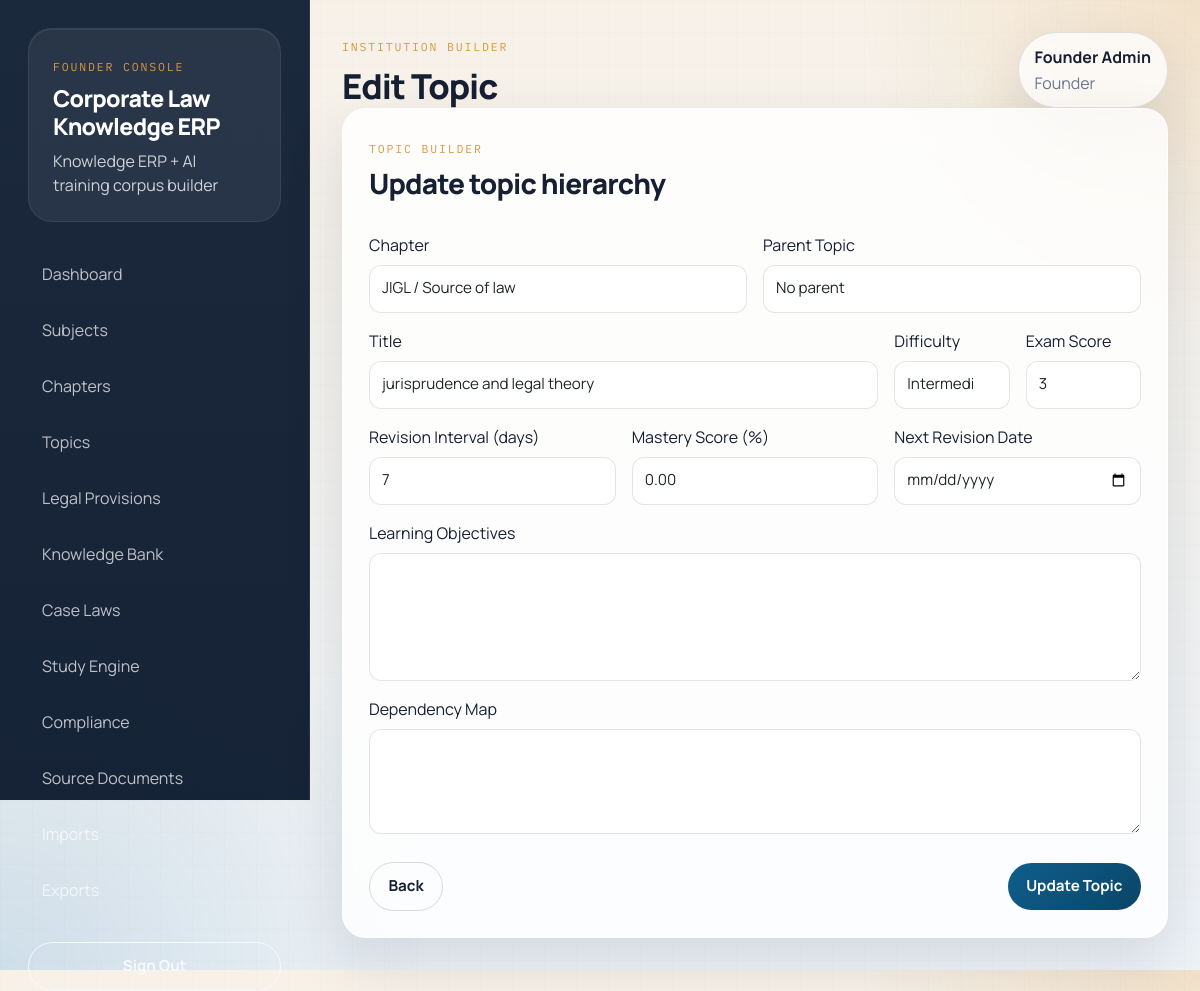
The page /topics/edit/2 (signed in) on the database its author committed.
### tables this page shows
CREATE TABLE `topics` (
  `id` int(10) UNSIGNED NOT NULL,
  `chapter_id` int(10) UNSIGNED NOT NULL,
  `parent_id` int(10) UNSIGNED DEFAULT NULL,
  `title` varchar(190) NOT NULL,
  `slug` varchar(190) NOT NULL,
  `learning_objectives` text DEFAULT NULL,
  `difficulty` varchar(40) NOT NULL DEFAULT 'Intermediate',
  `revision_interval_days` int(11) NOT NULL DEFAULT 7,
  `mastery_score` decimal(5,2) NOT NULL DEFAULT 0.00,
  `exam_relevance` tinyint(4) NOT NULL DEFAULT 3,
  `next_revision_at` date DEFAULT NULL,
  `dependency_map` text DEFAULT NULL,
  `created_at` datetime NOT NULL,
  `updated_at` datetime NOT NULL
);

### app/Core/Controller.php (called while the page is built, shortened)
<?php
abstract class Controller
{
    protected function render(string $view, array $data = []): void
    {
        $viewFile = dirname(__DIR__) . '/Views/' . $view . '.php';
        extract($data, EXTR_SKIP);
        require $viewFile;
        require dirname(__DIR__) . '/Views/layouts/main.php';
    }
}

### app/Controllers/TopicController.php (called while the page is built, shortened)
<?php
final class TopicController extends Controller
{
    public function edit(int $id): void
    {
        $model = new TopicModel();
        $topic = $model->find($id);
        $this->render('topics/form', [
            'title' => 'Edit Topic',
            'topic' => $topic,
            'chapters' => (new ChapterModel())->options(),
            'parents' => array_filter($model->options(), static fn (array $parent): bool => (int) $parent['id'] !== $id),
        ]);
    }
}

### index.php (called while the page is built, shortened)
<?php
$app = require __DIR__ . '/app/bootstrap.php';
$app->run();

### app/bootstrap.php (called while the page is built, shortened)
<?php
spl_autoload_register(static function (string $class): void {
    $prefix = 'App\\';
    $relativePath = str_replace('\\', '/', substr($class, strlen($prefix)));
    $file = __DIR__ . '/' . $relativePath . '.php';
});
require __DIR__ . '/Support/helpers.php';
$config = require __DIR__ . '/Config/config.php';
$app = new App($config);
$app->get('/', [DashboardController::class, 'index']);
$app->get('/dashboard', [DashboardController::class, 'index']);
$app->get('/login', [AuthController::class, 'login'], false);
$app->post('/login', [AuthController::class, 'authenticate'], false);
$app->post('/logout', [AuthController::class, 'logout']);
$app->get('/subjects', [SubjectController::class, 'index']);
$app->get('/subjects/create', [SubjectController::class, 'create']);
$app->post('/subjects/store', [SubjectController::class, 'store']);
$app->get('/subjects/edit/{id}', [SubjectController::class, 'edit']);
$app->post('/subjects/update/{id}', [SubjectController::class, 'update']);
$app->post('/subjects/delete/{id}', [SubjectController::class, 'delete']);
$app->get('/chapters', [ChapterController::class, 'index']);
$app->get('/chapters/create', [ChapterController::class, 'create']);
$app->post('/chapters/store', [ChapterController::class, 'store']);
$app->get('/chapters/edit/{id}', [ChapterController::class, 'edit']);
$app->post('/chapters/update/{id}', [ChapterController::class, 'update']);
$app->post('/chapters/delete/{id}', [ChapterController::class, 'delete']);
$app->get('/topics', [TopicController::class, 'index']);
$app->get('/topics/create', [TopicController::class, 'create']);
$app->post('/topics/store', [TopicController::class, 'store']);
$app->get('/topics/edit/{id}', [TopicController::class, 'edit']);
$app->post('/topics/update/{id}', [TopicController::class, 'update']);
$app->post('/topics/delete/{id}', [TopicController::class, 'delete']);
$app->get('/legal-provisions', [LegalProvisionController::class, 'index']);
$app->get('/legal-provisions/create', [LegalProvisionController::class, 'create']);
$app->post('/legal-provisions/store', [LegalProvisionController::class, 'store']);
$app->get('/legal-provisions/edit/{id}', [LegalProvisionController::class, 'edit']);
$app->post('/legal-provisions/update/{id}', [LegalProvisionController::class, 'update']);
$app->post('/legal-provisions/delete/{id}', [LegalProvisionController::class, 'delete']);
$app->get('/knowledge', [KnowledgeController::class, 'index']);
$app->get('/knowledge/create', [KnowledgeController::class, 'create']);
$app->post('/knowledge/store', [KnowledgeController::class, 'store']);
$app->get('/knowledge/edit/{id}', [KnowledgeController::class, 'edit']);
$app->post('/knowledge/update/{id}', [KnowledgeController::class, 'update']);
$app->post('/knowledge/delete/{id}', [KnowledgeController::class, 'delete']);
$app->get('/case-laws', [CaseLawController::class, 'index']);
$app->get('/case-laws/create', [CaseLawController::class, 'create']);
$app->post('/case-laws/store', [CaseLawController::class, 'store']);
$app->get('/case-laws/edit/{id}', [CaseLawController::class, 'edit']);
$app->post('/case-laws/update/{id}', [CaseLawController::class, 'update']);
$app->post('/case-laws/delete/{id}', [CaseLawController::class, 'delete']);
$app->get('/study-items', [StudyItemController::class, 'index']);
$app->get('/study-items/create', [StudyItemController::class, 'create']);
$app->post('/study-items/store', [StudyItemController::class, 'store']);
$app->get('/study-items/edit/{id}', [StudyItemController::class, 'edit']);
$app->post('/study-items/update/{id}', [StudyItemController::class, 'update']);
$app->post('/study-items/delete/{id}', [StudyItemController::class, 'delete']);
$app->get('/compliance', [ComplianceController::class, 'index']);
$app->get('/compliance/create', [ComplianceController::class, 'create']);
$app->post('/compliance/store', [ComplianceController::class, 'store']);
$app->get('/compliance/edit/{id}', [ComplianceController::class, 'edit']);
$app->post('/compliance/update/{id}', [ComplianceController::class, 'update']);
$app->post('/compliance/delete/{id}', [ComplianceController::class, 'delete']);
$app->get('/source-documents', [SourceDocumentController::class, 'index']);
$app->get('/source-documents/create', [SourceDocumentController::class, 'create']);
$app->post('/source-documents/store', [SourceDocumentController::class, 'store']);
$app->get('/source-documents/edit/{id}', [SourceDocumentController::class, 'edit']);
$app->post('/source-documents/update/{id}', [SourceDocumentController::class, 'update']);
$app->post('/source-documents/delete/{id}', [SourceDocumentController::class, 'delete']);
$app->get('/imports', [ImportController::class, 'index']);
$app->post('/imports/upload', [ImportController::class, 'upload']);
$app->get('/imports/bulk-chapters-topics', [BulkChaptersTopicsController::class, 'index']);
$app->post('/imports/bulk-chapters-topics', [BulkChaptersTopicsController::class, 'handle']);
$app->get('/exports', [ExportController::class, 'index']);
$app->get('/exports/download', [ExportController::class, 'download']);
return $app;

### app/Core/Database.php (called while the page is built, shortened)
<?php
final class Database
{
    private static ?self $instance = null;
    private PDO $pdo;
    private function __construct(array $config)
    {
        $dsn = sprintf(
            'mysql:host=%s;port=%s;dbname=%s;charset=%s',
            $config['host'],
            $config['port'],
            $config['database'],
            $config['charset']
        );
        $this->pdo = new PDO($dsn, $config['username'], $config['password'], [
            PDO::ATTR_ERRMODE => PDO::ERRMODE_EXCEPTION,
            PDO::ATTR_DEFAULT_FETCH_MODE => PDO::FETCH_ASSOC,
        ]);
    }
    public static function init(array $config): self
    {
        if (! self::$instance) {
            self::$instance = new self($config);
        }
        return self::$instance;
    }
    public static function instance(): self
    {
        return self::$instance;
    }
    public function select(string $sql, array $params = []): array
    {
        $statement = $this->pdo->prepare($sql);
        $statement->execute($params);
        return $statement->fetchAll();
    }
    public function selectOne(string $sql, array $params = []): ?array
    {
        $statement = $this->pdo->prepare($sql);
        $statement->execute($params);
        $result = $statement->fetch();
        return $result ?: null;
    }
}

### app/Core/Model.php (called while the page is built, shortened)
<?php
abstract class Model
{
    protected Database $db;
    protected string $table;
    protected string $primaryKey = 'id';
    public function __construct()
    {
        $this->db = Database::instance();
    }
    public function find(int $id): ?array
    {
        return $this->db->selectOne(
            "SELECT * FROM {$this->table} WHERE {$this->primaryKey} = :id LIMIT 1",
            ['id' => $id]
        );
    }
}

### app/Support/helpers.php (called while the page is built, shortened)
<?php
function config(string $key, mixed $default = null): mixed
{
    return App::instance()->config($key, $default);
}
function base_url(): string
{
    return rtrim((string) config('base_url', ''), '/');
}
function url(string $path = ''): string
{
    $path = trim($path);
    return base_url() . '/' . ltrim($path, '/');
}
function e(string|null $value): string
{
    return htmlspecialchars((string) $value, ENT_QUOTES, 'UTF-8');
}
function old(string $key, mixed $default = ''): mixed
{
    return $_SESSION['_old'][$key] ?? $default;
}
function selected(mixed $actual, mixed $expected): string
{
    return (string) $actual === (string) $expected ? 'selected' : '';
}

### app/Models/ChapterModel.php (called while the page is built, shortened)
<?php
final class ChapterModel extends Model
{
    public function options(): array
    {
        return $this->db->select(
            'SELECT c.id, c.title, s.name AS subject_name
             FROM chapters c
             INNER JOIN subjects s ON s.id = c.subject_id
             ORDER BY s.display_order ASC, c.study_order ASC, c.title ASC'
        );
    }
}

### app/Views/topics/form.php (the view, shortened to what this page needs)
<?php $topic = $topic ?? []; ?>
<form method="post" action="<?= e(url($topic ? '/topics/update/' . $topic['id'] : '/topics/store')) ?>" class="app-card">
    <div class="section-heading mb-4">
        <div>
            <span class="eyebrow">Topic Builder</span>
            <h3><?= $topic ? 'Update topic hierarchy' : 'Create a topic node' ?></h3>
        </div>
    </div>
    <div class="row g-3">
        <div class="col-md-6">
            <label class="form-label">Chapter</label>
            <select class="form-select" name="chapter_id" required>
                <?php foreach ($chapters as $chapterOption): ?>
                    <option value="<?= e($chapterOption['id']) ?>" <?= selected(old('chapter_id', $topic['chapter_id'] ?? ''), $chapterOption['id']) ?>>
                        <?= e($chapterOption['subject_name'] . ' / ' . $chapterOption['title']) ?>
                    </option>
                <?php endforeach; ?>
            </select>
        </div>
        <div class="col-md-6">
            <label class="form-label">Parent Topic</label>
            <select class="form-select" name="parent_id">
                <option value="">No parent</option>
            </select>
        </div>
        <div class="col-md-8">
            <label class="form-label">Title</label>
            <input class="form-control" name="title" value="<?= e(old('title', $topic['title'] ?? '')) ?>" required>
        </div>
        <div class="col-md-2">
            <label class="form-label">Difficulty</label>
            <select class="form-select" name="difficulty">
                <?php foreach (['Basic', 'Intermediate', 'Advanced'] as $difficulty): ?>
                    <option value="<?= e($difficulty) ?>" <?= selected(old('difficulty', $topic['difficulty'] ?? 'Intermediate'), $difficulty) ?>><?= e($difficulty) ?></option>
                <?php endforeach; ?>
            </select>
        </div>
        <div class="col-md-2">
            <label class="form-label">Exam Score</label>
            <input class="form-control" name="exam_relevance" type="number" min="1" max="5" value="<?= e(old('exam_relevance', $topic['exam_relevance'] ?? 3)) ?>">
        </div>
        <div class="col-md-4">
            <label class="form-label">Revision Interval (days)</label>
            <input class="form-control" name="revision_interval_days" type="number" value="<?= e(old('revision_interval_days', $topic['revision_interval_days'] ?? 7)) ?>">
        </div>
        <div class="col-md-4">
            <label class="form-label">Mastery Score (%)</label>
            <input class="form-control" name="mastery_score" type="number" min="0" max="100" step="0.01" value="<?= e(old('mastery_score', $topic['mastery_score'] ?? 0)) ?>">
        </div>
        <div class="col-md-4">
            <label class="form-label">Next Revision Date</label>
            <input class="form-control" name="next_revision_at" type="date" value="<?= e(old('next_revision_at', $topic['next_revision_at'] ?? '')) ?>">
        </div>
        <div class="col-12">
            <label class="form-label">Learning Objectives</label>
            <textarea class="form-control" rows="5" name="learning_objectives"><?= e(old('learning_objectives', $topic['learning_objectives'] ?? '')) ?></textarea>
        </div>
        <div class="col-12">
            <label class="form-label">Dependency Map</label>
            <textarea class="form-control" rows="4" name="dependency_map"><?= e(old('dependency_map', $topic['dependency_map'] ?? '')) ?></textarea>
        </div>
    </div>
    <div class="form-actions">
        <a class="btn btn-outline-secondary" href="<?= e(url('/topics')) ?>">Back</a>
        <button class="btn btn-primary" type="submit"><?= $topic ? 'Update Topic' : 'Create Topic' ?></button>
    </div>
</form>

### app/Core/App.php (shortened to what this page needs)
<?php
final class App
{
    private static ?self $instance = null;
    private array $config;
    private array $routes = [];
    public function __construct(array $config)
    {
        $this->config = $config;
        self::$instance = $this;
    }
    public static function instance(): self
    {
        return self::$instance;
    }
    public function config(string $key, mixed $default = null): mixed
    {
        $segments = explode('.', $key);
        $value = $this->config;
        foreach ($segments as $segment) {
            $value = $value[$segment];
        }
        return $value;
    }
    private function map(string $method, string $path, array $handler, bool $authRequired): void
    {
        $this->routes[] = [
            'method' => strtoupper($method),
            'path' => '/' . trim($path, '/'),
            'handler' => $handler,
            'auth' => $authRequired,
        ];
    }
    public function run(): void
    {
        $method = request_method();
        $path = request_path();
        foreach ($this->routes as $route) {
            if ($route['method'] !== $method) {
                continue;
            }
            $pattern = preg_replace('#\{([a-zA-Z_][a-zA-Z0-9_]*)\}#', '([^/]+)', $route['path']);
            $pattern = '#^' . $pattern . '$#';
            if (! preg_match($pattern, $path, $matches)) {
                continue;
            }
            array_shift($matches);
            [$class, $action] = $route['handler'];
            $controller = new $class();
            call_user_func_array([$controller, $action], $matches);
            return;
        }
    }
}

### rows shown on the page
topics: title "jurisprudence and legal theory", difficulty "Intermediate", exam_relevance "3", revision_interval_days "7", mastery_score "0.00"

### other values the page prints
form field chapter_id "JIGL / Source of law"
